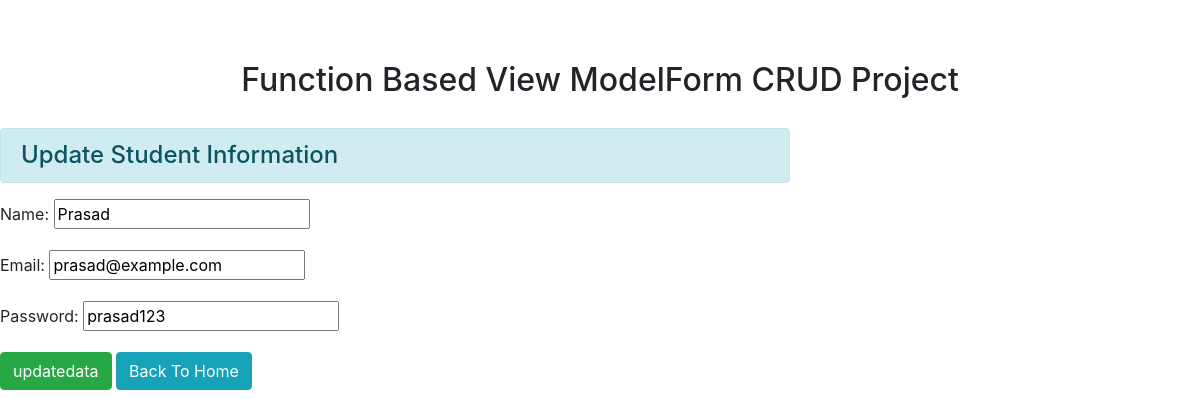
Page /4/ on the committed database.
### enroll/models.py (models this page shows)
class User(models.Model):
    name=models.CharField(max_length=70)
    email=models.EmailField(max_length=100)
    password=models.CharField(max_length=100)

### enroll/views.py (the view)
# urls.py: path('<int:id>/',views.update_data,name="updatedata"),
def update_data(request,id):
    if request.method=="POST":
        pi=User.objects.get(pk=id)
        fm=StudentRegistration(request.POST,instance=pi)
        if fm.is_valid():
            fm.save()
    else:
        pi=User.objects.get(pk=id)
        fm=StudentRegistration(instance=pi)
    return render(request,'enroll/updatestudent.html' ,{'form':fm})

### enroll/forms.py
class StudentRegistration(forms.ModelForm):
    class Meta:
        model=User
        fields=['name','email','password']

### enroll/templates/enroll/updatestudent.html (shortened to what this page needs)
{% extends 'enroll/base.html' %}
{% block content %}
    <div class="row">
        <div class="col-sm-8 offset=2">
            <h4 class="alert alert-info"> Update Student Information </h4>
            <form action=""method="POST">
                {{form.as_p}}
                <input type="Submit" class="btn btn-success" value="updatedata">
                <a href="{% url 'addandshow'%}" class="btn btn-info">Back To Home </a>
            </form>
        </div>
    </div>
{% endblock content %}

### rows in the picture
User: name "Prasad", email "prasad@example.com", password "prasad123"
